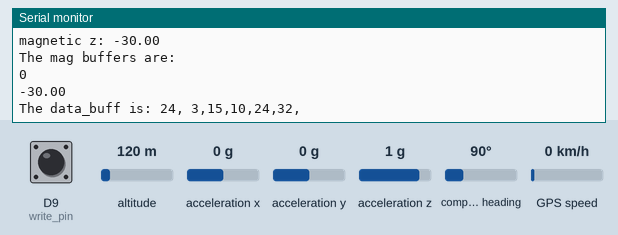
This sketch was run on a simulated Arduino Nano 33 BLE. On the bench: the last lines printed to the serial monitor. The test bench sets the inputs (shaded band); at power-on: altitude 120 m, D9 (write_pin) HIGH, acceleration x 0 g, acceleration y 0 g, acceleration z 1 g, compass heading 90°, GPS speed 0 km/h. Storage starts empty; the GPS gets a fix after 3 s at 37.7749, -122.4194 with 8 satellites.

Above: at 2.2 s.
2.3 s: altitude set to 20 m
At 3.8 s:
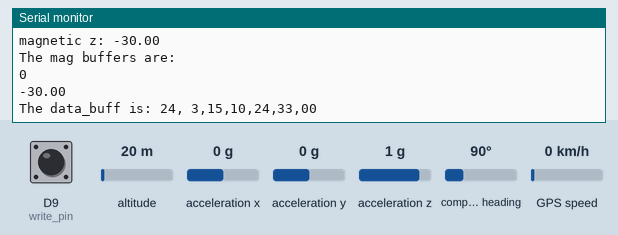
4.5 s: D9 (write_pin) pulled LOW for 0.65 s
At 5.8 s:
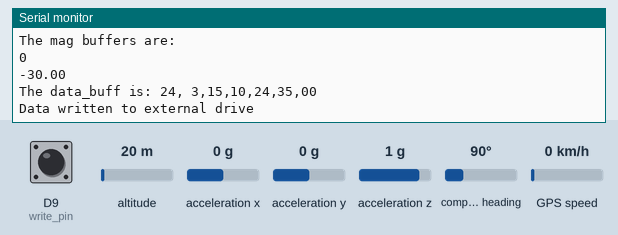
6.6 s: acceleration x set to -1.4 g
At 7.8 s:
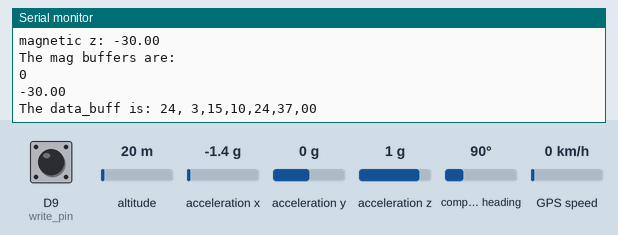
8.5 s: acceleration y set to -1.4 g
At 9.8 s:
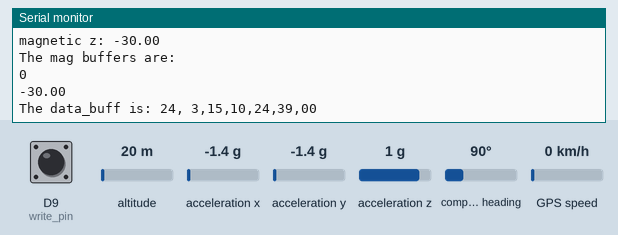
11.5 s: acceleration z set to -1.4 g
At 12.8 s:
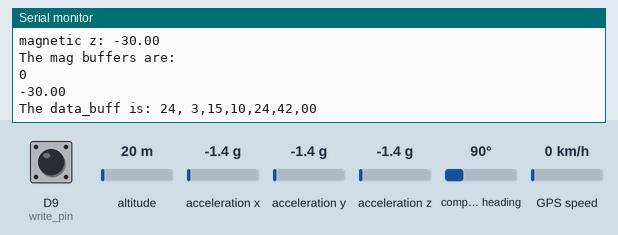
14.5 s: compass heading set to 7°
At 15.8 s:
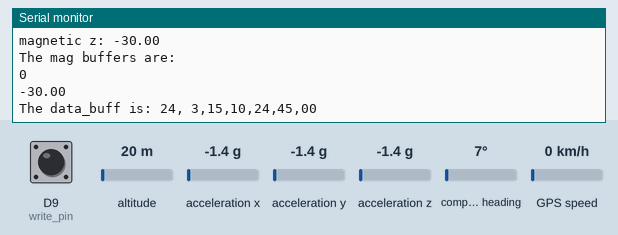
Timing chart, 0 to 17.5 s (numbered marks = the images above; inputs shaded):
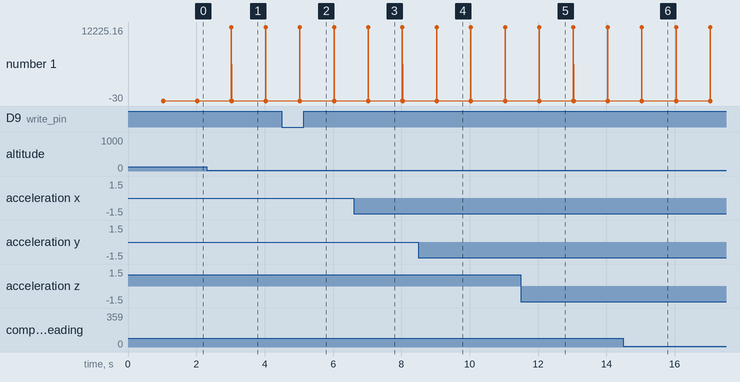

The sketch:

Sailing_GPS_v13.ino
```cpp
// Test code for Ultimate GPS Using Hardware Serial (e.g. GPS Flora or FeatherWing)
//
// This code shows how to listen to the GPS module via polling. Best used with
// Feathers or Flora where you have hardware Serial and no interrupt
//
// Tested and works great with the Adafruit GPS FeatherWing
// ------> https://www.adafruit.com/products/3133
// or Flora GPS
// ------> https://www.adafruit.com/products/1059
// but also works with the shield, breakout
// ------> https://www.adafruit.com/products/1272
// ------> https://www.adafruit.com/products/746
//
// Pick one up today at the Adafruit electronics shop
// and help support open source hardware & software! -ada

#include <Adafruit_GPS.h>
#include "gps.h"
#include <SPI.h>
#include <SD.h>
#include <Wire.h>
#include <Arduino_LSM9DS1.h>
#include <stdlib.h>

// 11-Sep-2024
// Started all over again, again.
// New strategy is to just write the byte version of variables and then decode when read for analysis.
// this should be much easier and work.

// 18-Sep-2024
// Now adding data monitoring

// want the following buffer of data:
// [year,month,day,hour,min,sec,millisecond,lat_hour, lat, long, angle, speed, heading,heel]
// Here's what it would looke like:
// [YYYY,MO,DA,HR,SEC,MS,LD,LM,LS###,LD,LM,LS###,HEAD###,HEEL##]


// what's the name of the hardware serial port?
#define GPSSerial Serial1
#define GPSECHO false
#define chipSelect 10
#define write_pin 9
// Connect to the GPS on the hardware port
Adafruit_GPS GPS(&GPSSerial);


// Set GPSECHO to 'false' to turn off echoing the GPS data to the Serial console
// Set to 'true' if you want to debug and listen to the raw GPS sentences

uint32_t timer = millis();
File myFile;


void setup()
{
  //while (!Serial);  // uncomment to have the sketch wait until Serial is ready

  // connect at 115200 so we can read the GPS fast enough and echo without dropping chars
  // also spit it out
  Serial.begin(9600);
  while(!Serial); // wait for Serial to finish
  Serial.println("Adafruit GPS library basic parsing test!");

  // 9600 NMEA is the default baud rate for Adafruit MTK GPS's- some use 4800
  GPS.begin(9600);
  // uncomment this line to turn on RMC (recommended minimum) and GGA (fix data) including altitude
  GPS.sendCommand(PMTK_SET_NMEA_OUTPUT_RMCGGA);
  // uncomment this line to turn on only the "minimum recommended" data
  //GPS.sendCommand(PMTK_SET_NMEA_OUTPUT_RMCONLY);
  // For parsing data, we don't suggest using anything but either RMC only or RMC+GGA since
  // the parser doesn't care about other sentences at this time
  // Set the update rate
  GPS.sendCommand(PMTK_SET_NMEA_UPDATE_1HZ); // 1 Hz update rate
  // For the parsing code to work nicely and have time to sort thru the data, and
  // print it out we don't suggest using anything higher than 1 Hz

  // Request updates on antenna status, comment out to keep quiet
  GPS.sendCommand(PGCMD_ANTENNA);

  delay(1000);

  // Ask for firmware version
  GPSSerial.println(PMTK_Q_RELEASE);

//***********************************************************************************************

  Serial.print("Initializing SD card...");

  if (!SD.begin(chipSelect)) {
    Serial.println("initialization failed. Things to check:");
    Serial.println("1. is a card inserted?");
    Serial.println("2. is your wiring correct?");
    Serial.println("3. did you change the chipSelect pin to match your shield or module?");
    Serial.println("Note: press reset button on the board and reopen this Serial Monitor after fixing your issue!");
    while (true);
  }

  Serial.println("initialization done.");

  pinMode(write_pin, INPUT_PULLUP);

//**************************************************************************************************

  if (!IMU.begin()) {
    Serial.println("Failed to initialize IMU!");
    while (1);
  } else {
  Serial.print("Magnetic field sample rate = ");
  Serial.print(IMU.magneticFieldSampleRate());
  Serial.println(" Hz");
  Serial.println();
  Serial.println("Magnetic Field in uT");
  Serial.println("X\tY\tZ");

  }


}

void loop() // run over and over again
{

  char data_buff[DATA_SIZE];
  memset(data_buff, '0', sizeof(data_buff));

  char year_buff[UINT8_TO_CHAR], month_buff[UINT8_TO_CHAR], day_buff[UINT8_TO_CHAR], hour_buff[UINT8_TO_CHAR], minute_buff[UINT8_TO_CHAR], seconds_buff[UINT8_TO_CHAR];

  // Set char arrays to contain zeros
  memset(year_buff, '0', sizeof(year_buff)); memset(month_buff, '0', sizeof(month_buff)); memset(day_buff, '0', sizeof(day_buff));
  memset(hour_buff, '0', sizeof(hour_buff)); memset(minute_buff, '0', sizeof(minute_buff)); memset(seconds_buff, '0', sizeof(seconds_buff));

  char accel_x_buff[MIN_WIDTH_2], accel_y_buff[MIN_WIDTH_2], accel_z_buff[MIN_WIDTH_2];
  memset(accel_x_buff, '0', sizeof(accel_x_buff));  memset(accel_y_buff, '0', sizeof(accel_y_buff));   memset(accel_z_buff, '0', sizeof(accel_z_buff));

  char magnetic_x_buff[MIN_WIDTH_2], magnetic_y_buff[MIN_WIDTH_2], magnetic_z_buff[MIN_WIDTH_2];
  memset(magnetic_x_buff, '0', sizeof(magnetic_x_buff));  memset(magnetic_y_buff, '0', sizeof(magnetic_y_buff));   memset(magnetic_z_buff, '0', sizeof(magnetic_z_buff));

  char lat_buff[CHAR_ARRAY_SIZE], long_buff[CHAR_ARRAY_SIZE], speed_buff[CHAR_ARRAY_SIZE], bearing_buff[CHAR_ARRAY_SIZE], angle_buff[CHAR_ARRAY_SIZE];
  memset(lat_buff, '0', sizeof(lat_buff));  memset(long_buff, '0', sizeof(long_buff));   memset(bearing_buff, '0', sizeof(bearing_buff)); memset(angle_buff, '0', sizeof(angle_buff));

  // create float variables.
  float longitude, latitude, speed, bearing,  angle;
  float accel_x, accel_y, accel_z;
  float magnetic_x, magnetic_y, magnetic_z;
  uint8_t day, month, year, minute, hour, sec;
  uint16_t millisec;

  // read data from the GPS in the 'main loop'
  char c = GPS.read();
  // if you want to debug, this is a good time to do it!
  if (GPSECHO)
    if (c) Serial.print(c);
  // if a sentence is received, we can check the checksum, parse it...
  if (GPS.newNMEAreceived()) {
    // a tricky thing here is if we print the NMEA sentence, or data
    // we end up not listening and catching other sentences!
    // so be very wary if using OUTPUT_ALLDATA and trying to print out data
    //Serial.print(GPS.lastNMEA()); // this also sets the newNMEAreceived() flag to false
    if (!GPS.parse(GPS.lastNMEA())) // this also sets the newNMEAreceived() flag to false
      return; // we can fail to parse a sentence in which case we should just wait for another
  }

  // approximately every 2 seconds or so, print out the current stats
  if (millis() - timer > UPDATE_TIME) {
    timer = millis(); // reset the timer
    Serial.print("\nTime: ");
    if (GPS.hour < 10) { Serial.print('0'); }
    Serial.print(GPS.hour, DEC); Serial.print(':');
    if (GPS.minute < 10) { Serial.print('0'); }
    Serial.print(GPS.minute, DEC); Serial.print(':');
    if (GPS.seconds < 10) { Serial.print('0'); }
    Serial.print(GPS.seconds, DEC); Serial.print('.');
    if (GPS.milliseconds < 10) {
      Serial.print("00");
    } else if (GPS.milliseconds > 9 && GPS.milliseconds < 100) {
      Serial.print("0");
    }
    Serial.println(GPS.milliseconds);
    Serial.print("Date: ");
    Serial.print(GPS.day, DEC); Serial.print('/');
    Serial.print(GPS.month, DEC); Serial.print("/20");
    Serial.println(GPS.year, DEC);
    Serial.print("Fix: "); Serial.print((int)GPS.fix);
    Serial.print(" quality: "); Serial.println((int)GPS.fixquality);
    if (GPS.fix) {
      Serial.print("Location: ");
      Serial.print(GPS.latitude, 4); Serial.print(GPS.lat);
      Serial.print(", ");
      Serial.print(GPS.longitude, 4); Serial.println(GPS.lon);
      Serial.print("Speed (knots): "); Serial.println(GPS.speed);
      Serial.print("Angle: "); Serial.println(GPS.angle);
      Serial.print("Altitude: "); Serial.println(GPS.altitude);
      Serial.print("Satellites: "); Serial.println((int)GPS.satellites);
      Serial.print("Antenna status: "); Serial.println((int)GPS.antenna);
    }

    // 11-Sep-2024: nmea_float_t confirmed to be of type float and 4 bytes long
    // read in the data

    // year data
    dtostrf(GPS.year, 2, 0, year_buff);
    data_buff[YEAR_POSITION] = year_buff[0];
    data_buff[YEAR_POSITION + 1] = year_buff[1];
    data_buff[YEAR_POSITION + 2] = ',';
    Serial.print("The data_buff before update_databuff is called: ");
    Serial.println(data_buff);

    // update_databuff(year_buff, UINT8_TO_CHAR, &data_buff[YEAR_POSITION]);

    // Serial.print("The data_buff after update_databuff is called: ");
    // Serial.println(data_buff);

    // month data
    dtostrf(GPS.month, 2, 0, month_buff);
    Serial.println(month_buff);
    data_buff[MONTH_POSITION] = month_buff[0];
    data_buff[MONTH_POSITION + 1] = month_buff[1];
    data_buff[MONTH_POSITION + 2] = ',';

    dtostrf(GPS.day, 2, 0, day_buff);
    data_buff[DAY_POSITION] = day_buff[0];
    data_buff[DAY_POSITION + 1] = day_buff[1];
    data_buff[DAY_POSITION + 2] = ',';

    dtostrf(GPS.hour, 2, 0, hour_buff);
    data_buff[HOUR_POSITION] = hour_buff[0];
    data_buff[HOUR_POSITION + 1] = hour_buff[1];
    data_buff[HOUR_POSITION + 2] = ',';

    dtostrf(GPS.minute, 2, 0, minute_buff);
    data_buff[MINUTE_POSITION] = minute_buff[0];
    data_buff[MINUTE_POSITION + 1] = minute_buff[1];
    data_buff[MINUTE_POSITION + 2] = ',';

    dtostrf(GPS.seconds, 2, 0, seconds_buff);
    data_buff[SECOND_POSITION] = seconds_buff[0];
    data_buff[SECOND_POSITION + 1] = seconds_buff[1];
    data_buff[SECOND_POSITION + 2] = ',';


    speed = GPS.speed;  //float
    angle = GPS.angle;  //float

    Serial.println("*************************************************************************************");

    // copy float lat long data over
    latitude = GPS.latitude; // float
    longitude = GPS.longitude; // float
    dtostrf(GPS.latitude, MIN_WIDTH, PRECISION, lat_buff);
    dtostrf(GPS.longitude, MIN_WIDTH, PRECISION, long_buff);
    dtostrf(angle, MIN_WIDTH-3, PRECISION-3, angle_buff);

    for(int i = 0; i < MIN_WIDTH; i++){
      data_buff[LAT_POSITION + i] = lat_buff[i];
      data_buff[LONG_POSITION + i] = long_buff[i];
      data_buff[ANGLE_POSITION + i] = angle_buff[i];
    }

    for(int i = 0; i < MIN_WIDTH-5; i++){
      data_buff[SPEED_POSITION + i] = speed_buff[i];
    }

    data_buff[LAT_POSITION + MIN_WIDTH + 1] = ',';
    data_buff[LONG_POSITION + MIN_WIDTH + 1] = ',';
    data_buff[ANGLE_POSITION + MIN_WIDTH - 7] = ',';
    data_buff[SPEED_POSITION + MIN_WIDTH - 6] = ',';

    // copy float long data over

    dtostrf(speed, MIN_WIDTH-5, PRECISION-5, speed_buff);


    Serial.println(lat_buff);
    Serial.println(long_buff);
    Serial.println(angle_buff);
    Serial.println(speed_buff);

// measure acceleration
//*********************************************************************************************************************
  if (IMU.accelerationAvailable()) {
    IMU.readAcceleration(accel_x, accel_y, accel_z);
    dtostrf(accel_x, MIN_WIDTH_2, PRECISION_2, accel_x_buff);
    Serial.print("The value of x accel is: ");
    Serial.println(accel_x_buff);
    dtostrf(accel_y, MIN_WIDTH_2, PRECISION_2, accel_y_buff);
    Serial.print("The value of y accel is: ");
    Serial.println(accel_y_buff);
    dtostrf(accel_z, MIN_WIDTH_2, PRECISION_2, accel_z_buff);
    Serial.print("The value of z accel is: ");
    Serial.println(accel_z_buff);
  }

  for(int i = 0; i < MIN_WIDTH_2; i++){
    data_buff[ACCEL_X_POS + i] = accel_x_buff[i];
    data_buff[ACCEL_Y_POS + i] = accel_y_buff[i];
    data_buff[ACCEL_Z_POS + i] = accel_z_buff[i];
  }

  data_buff[ACCEL_X_POS + MIN_WIDTH_2] = ',';
  data_buff[ACCEL_Y_POS + MIN_WIDTH_2] = ',';
  data_buff[ACCEL_Z_POS + MIN_WIDTH_2] = ',';

// measure magnetic field.


    if (IMU.magneticFieldAvailable()) {
      IMU.readMagneticField(magnetic_x, magnetic_y, magnetic_z);
      Serial.print("magnetic x: ");
      dtostrf(magnetic_x, MIN_WIDTH_2, PRECISION_2, magnetic_x_buff);
      Serial.println(magnetic_x_buff);
      Serial.print("magnetic y: ");
      dtostrf(magnetic_y, MIN_WIDTH_2, PRECISION_2, magnetic_y_buff);
      Serial.println(magnetic_y_buff);
      Serial.print("magnetic z: ");
      dtostrf(magnetic_z, MIN_WIDTH_2, PRECISION_2, magnetic_z_buff);
      Serial.println(magnetic_z_buff);

    }

    for(int i = 0; i < MIN_WIDTH_2; i++){
      data_buff[MAG_X_POS + i] = magnetic_x_buff[i];
      data_buff[MAG_Y_POS + i] = magnetic_y_buff[i];
      data_buff[MAG_Z_POS + i] = magnetic_z_buff[i];

    }

      data_buff[MAG_X_POS + MIN_WIDTH_2 + 1] = ',';
      data_buff[MAG_Y_POS + MIN_WIDTH_2 + 1] = ',';
      data_buff[MAG_Z_POS + MIN_WIDTH_2 + 1] = '\n';

    Serial.println("The mag buffers are: ");
    Serial.println(magnetic_x_buff);
    Serial.println(magnetic_y_buff);
    Serial.println(magnetic_z_buff);

    Serial.print("The data_buff is: ");
    Serial.println(data_buff);

    // now to write data to the external drive...
    //

    // SD CARD WRITE
    if(!digitalRead(write_pin)){
        myFile = SD.open("DATA.txt", FILE_WRITE); // opens the file (Note name can't be longer than 8 letters)
        // for(int i = 0; i < DATA_SIZE; i++){
        //   myFile.print(data_buff[i]);
        // }
        // myFile.print("\n");
        myFile.println(data_buff);
        myFile.close(); // closes the file
        Serial.println("Data written to external drive");

    }

    // need to fill the databuff with zeroes.

  }

}

char *dtostrf (double val, signed char width, unsigned char prec, char *sout) {
  char fmt[20];
  sprintf(fmt, "%%%d.%df", width, prec);
  sprintf(sout, fmt, val);
  return sout;
}

void update_databuff(char * ip, uint8_t length, char * data){

  int j = 0;
  for(int i = 0; i < (length); i++){
      *(data + i) = *(ip + i);
  }
      *(data + length) = ',';

}

float heading(float x, float y) {
  double head = atan2(y, x); // Slope Y, Slope X
  return head;
}
```

gps.h
```cpp
#define YEAR1 0
#define YEAR2 1
#define YEAR3 2

#define HOUR1 5
#define HOUR2 6

#define DATA_SIZE 99 //98
#define chrSize 10

#define YEAR_POSITION 0
#define MONTH_POSITION 3
#define DAY_POSITION 6
#define HOUR_POSITION 9
#define MINUTE_POSITION 12
#define SECOND_POSITION 15
#define LAT_POSITION 18
#define LONG_POSITION 33
#define ANGLE_POSITION 48
#define SPEED_POSITION 54
#define ACCEL_X_POS 62
#define ACCEL_Y_POS 67
#define ACCEL_Z_POS 73

#define FLOAT_SIZE 4
#define UINT8_TO_CHAR 3
#define CHAR_ARRAY_SIZE 13
#define MIN_WIDTH 13
#define PRECISION 9
#define MIN_WIDTH_2 5
#define PRECISION_2 2
#define MAG_X_POS 79
#define MAG_Y_POS 86
#define MAG_Z_POS 93


#define UPDATE_TIME 1000
```

Measured:
- after the input at 2.3 s, the serial monitor: prints a new line after 0.72 s (image 1)
- after the input at 4.5 s, the serial monitor: prints a new line after 0.54 s (image 2)
- after the input at 6.6 s, the serial monitor: prints a new line after 0.43 s (image 3)
- after the input at 8.5 s, the serial monitor: prints a new line after 0.53 s (image 4)
- after the input at 11.5 s, the serial monitor: prints a new line after 0.54 s (image 5)
- after the input at 14.5 s, the serial monitor: prints a new line after 0.54 s (image 6)
